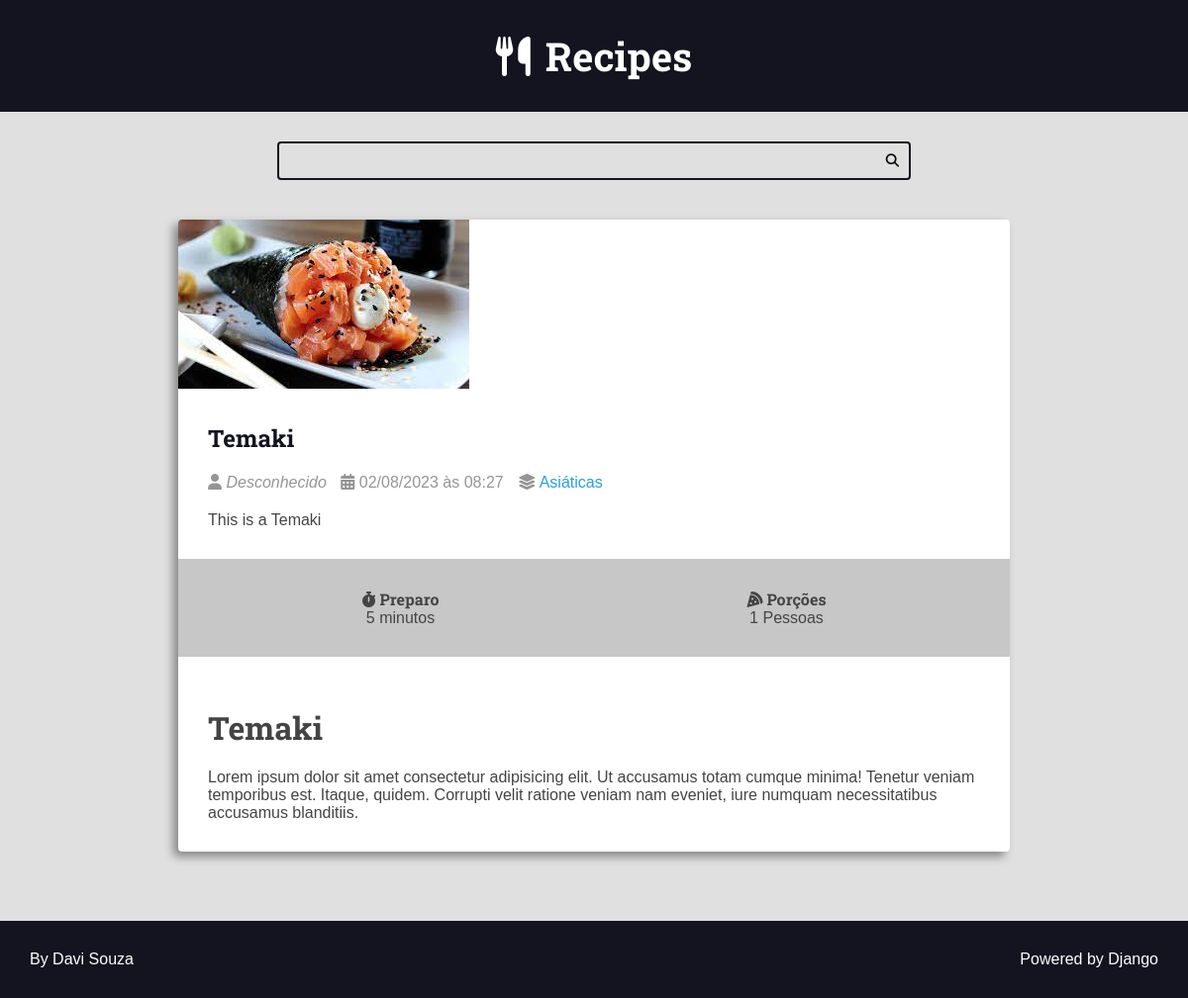
Screenshot of /recipes/Temaki/ with the database file from the repository.
### recipes/models.py (models this page shows, shortened)
class Recipe(models.Model):
    title = models.CharField(max_length=65)
    description = models.CharField(max_length=165)
    slug = models.SlugField(blank=True, unique=True)
    preparation_time = models.IntegerField()
    preparation_time_unit = models.CharField(max_length=65)
    servings = models.IntegerField()
    servings_unit = models.CharField(max_length=65)
    preparation_steps = models.TextField()
    preparation_steps_is_html = models.BooleanField(default=False)
    created_at = models.DateTimeField(auto_now_add=True)
    updated_at = models.DateTimeField(auto_now=True)
    is_published = models.BooleanField(default=False)
    cover = models.ImageField(
        upload_to='recipes/covers/%Y/%m/%d/', blank=True, null=True)
    category = models.ForeignKey(
        Category, on_delete=models.SET_NULL, null=True, blank=True,
        default=None)
    author = models.ForeignKey(
        Authors, on_delete=models.SET_NULL, null=True)

class Category(models.Model):
    name = models.CharField(max_length=65)

### recipes/views.py (the view)
# urls.py: path('recipes/<slug>/', views.recipe, name="recipe"),
def recipe(request, slug):
    context = {}
    if Recipe.objects.filter(slug=slug).exists():
        recipe = Recipe.objects.get(slug=slug)
        context = {
            'recipe': recipe,
            'title': f'{recipe.title} | ',
            'is_detail_page': True,
        }
        return render(request, 'recipes/pages/recipe.html', context)
    else:
        response = render(request, 'recipes/pages/404_error.html',
                          context={"title": "Recipe not found | ",
                                   'is_detail_page': True, })
        response.status_code = 404
        return response

### recipes/templates/recipes/pages/recipe.html (shortened to what this page needs)
{% extends 'global/base.html' %}
{% block content %}
    <div class="main-content main-content-detail container">
        {% include '../partials/recipe-cards.html' %}
    </div>
{% endblock content %}

### recipes/templates/recipes/partials/recipe-cards.html (shortened to what this page needs)
<div class="recipe recipe-list-item">
    <div class="recipe-cover">
        {% if recipe.cover %}
        <a href="{% url 'recipes:recipe' recipe.slug %}">
            <img src="{{recipe.cover.url}}" alt="Temp">
        </a>
        {% endif %}
    </div>
    <div class="recipe-title-container">
        <h2 class="recipe-title">
            <a href="{% url 'recipes:recipe' recipe.slug %}">
                {{recipe.title}}
            </a>
        </h2>
    </div>
    <div class="recipe-author">
        <span class="recipe-author-item">
            <i class="fas fa-user"></i>
            {% if recipe.author is not None %}
            {% if recipe.author.first_name %}
            {{recipe.author.first_name}} {{recipe.author.last_name}}
            {% else %}
            {{recipe.author.username}}
            {% endif %}
            {% else %}
            <em>Desconhecido</em>
            {% endif %}
        </span>
        <span class="recipe-author-item">
            <i class="fas fa-calendar-alt"></i>
            {{recipe.created_at|date:"d/m/Y"}} às {{recipe.created_at|date:"H:i"}}
        </span>
        {% if recipe.category is not None %}
        <span class="recipe-author-item">
            <i class="fas fa-layer-group"></i>
            <span> <a href="{% url 'recipes:category' recipe.category.id %}"> {{recipe.category.name}} </a> </span>
        </span>
        {% endif %}
    </div>
    <div class="recipe-content">
        <p> {{recipe.description}} </p>
    </div>
    <div class="recipe-meta-container">
        <div class="recipe-meta recipe-preparation">
            <h3 class="recipe-meta-title"><i class="fas fa-stopwatch"></i> Preparo</h3>
            <div class="recipe-meta-text">
                {{recipe.preparation_time}} {{recipe.preparation_time_unit}}
            </div>
        </div>
        <div class="recipe-meta recipe-servings">
            <h3 class="recipe-meta-title"><i class="fas fa-pizza-slice"></i> Porções</h3>
            <div class="recipe-meta-text">
                {{recipe.servings}} {{recipe.servings_unit}}
            </div>
        </div>
    </div>
    {% if is_detail_page %}
    <div class="preparation-steps">
        {% if recipe.preparation_steps_is_html %}
        {{recipe.preparation_steps|safe}}
        {% else %}
        {{recipe.preparation_steps}}
        {% endif %}
    </div>
    {% endif %}
</div>

### static/global/css/styles.css (style rules this page uses)
:root { --color-primary: #269fe6; --color-primary-hover: #2086c2; --color-primary-dark: #13141f; --color-primary-dark-hover: #212336; --color-primary-light: #d4ecfa; --color-primary-light-hover: #bdd8e7; --color-white: #fff; --color-black: #000; --color-dark-text: #444; --color-info-light: #cce5ff; --color-debug-light: #cce5ff; --color-success-light: #d4edda; --color-alert-light: #fff3cd; --color-warning-light: #fff3cd; --color-error-light: #f8d7da; --color-info-dark: #4d86c4; --color-debug-dark: #4d86c4; --color-success-dark: #4a9c5d; --color-alert-dark: #927f40; --color-warning-dark: #927f40; --color-error-dark: #cc2e3b; --color-error-dark-hover: #b83842; --color-gray-0: #f9f9f9; --color-gray-1: #e0e0e0; --color-gray-2: #c7c7c7; --color-gray-3: #aeaeae; --color-gray-4: #959595; --color-gray-5: #7d7d7d; --color-gray-6: #646464; --color-gray-7: #4b4b4b; --color-gray-8: #323232; --color-gray-9: #191919; --font-primary: sans-serif; --font-headings: 'Roboto Slab', serif; --spacing-gutter-medium: 3rem; --spacing-gutter-large: 4rem; }
* { padding: 0; margin: 0; box-sizing: border-box; }
html { font-size: 62.5%; }
body { background: var(--color-gray-1); font-size: 1.6rem; font-family: var(--font-primary); color: var(--color-dark-text); }
h1, h2, h3, h4, h5, h6 { font-family: var(--font-headings); }
img { max-width: 100%; }
.container { max-width: 144rem; margin: 0 auto; padding: var(--spacing-gutter-medium); }
.main-content { padding-top: 0; }
.recipe { background: var(--color-white); box-shadow: -5px 5px 10px rgba(0, 0, 0, .4); transform: scale(1); transition: all 250ms ease-in-out; border-radius: 4px; overflow: hidden; }
.recipe img { max-width: 100%; }
.recipe-list-item { max-width: 64rem; height: fit-content; }
.recipe-title-container { padding: var(--spacing-gutter-medium); padding-bottom: 2rem; }
.recipe-title-container a { text-decoration: none; color: var(--color-primary-dark) }
.recipe-author { padding: 0 var(--spacing-gutter-medium); }
.recipe-author a { color: var(--color-primary); transition: all 300ms ease-in-out; text-decoration: none; }
.recipe-author-item { color: var(--color-gray-4); margin-right: 1rem; }
.recipe-content { padding: var(--spacing-gutter-medium); padding-top: 2rem; }
.recipe-meta-container { justify-content: center; display: flex; flex-flow: row wrap; padding: var(--spacing-gutter-medium); background: var(--color-gray-2); }
.recipe-meta { display: flex; flex-flow: column nowrap; flex-shrink: 1; flex-grow: 1; text-align: center; }
.recipe-meta-title { font-size: 1.6rem; }
.main-content-detail .recipe-list-item { max-width: 84rem; margin: 0 auto; }
.preparation-steps { padding: var(--spacing-gutter-medium); }
.preparation-steps h1, .preparation-steps h2, .preparation-steps h3, .preparation-steps h4, .preparation-steps h5, .preparation-steps h6, .preparation-steps ol, .preparation-steps ul, .preparation-steps pre { margin: 2rem 0; }

### rows the page displays
Recipe: cover (picture), title "Temaki", created_at "02/08/2023", created_at "08:27", category.name "Asiáticas", description "This is a Temaki", preparation_time "5", preparation_time_unit "minutos", servings "1", servings_unit "Pessoas", preparation_steps "Temaki Lorem ipsum dolor sit amet consectetur adipisicing elit. Ut accusamus totam cumque minima! Tenetur veniam temporibus est. Itaque, quidem. Corrupti velit ratione veniam nam eveniet, iure numquam necessitatibus accusamus blanditiis."
